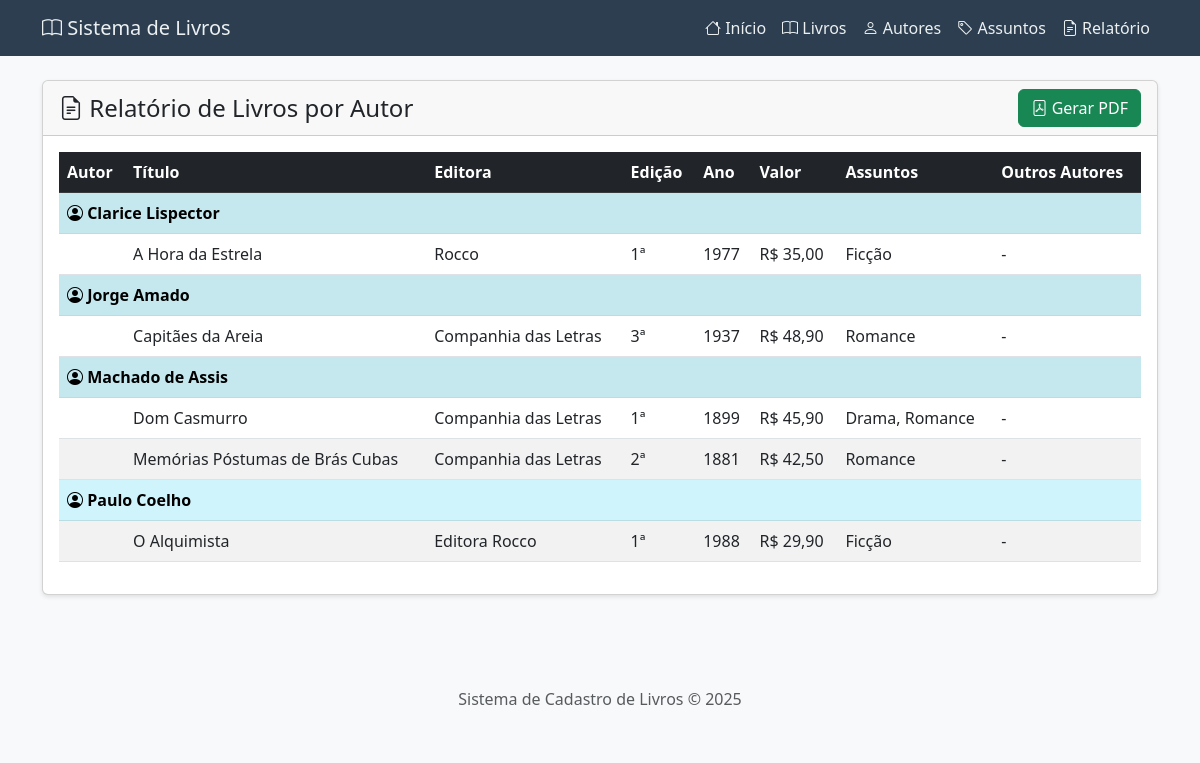
The app's page /relatorio with its own data.
### tables this page shows
CREATE TABLE IF NOT EXISTS Livro (
    Codl INT AUTO_INCREMENT PRIMARY KEY,         
    Titulo VARCHAR(40) NOT NULL,                  
    Editora VARCHAR(40) NOT NULL,               
    Edicao INT NOT NULL DEFAULT 1,               
    AnoPublicacao VARCHAR(4) NOT NULL,           
    Valor DECIMAL(10,2) NOT NULL DEFAULT 0.00,   
    INDEX idx_titulo (Titulo),                   
    INDEX idx_editora (Editora),
    INDEX idx_ano (AnoPublicacao)
);

### src/Controllers/BaseController.php (called while the page is built, shortened)
<?php
abstract class BaseController
{
    protected function render(string $view, array $data = []): void
    {
        extract($data);
        include __DIR__ . '/../Views/layout/header.php';
        include __DIR__ . "/../Views/{$view}.php";
        include __DIR__ . '/../Views/layout/footer.php';
    }
}

### src/Controllers/RelatorioController.php (called while the page is built, shortened)
<?php
class RelatorioController extends BaseController
{
    private RelatorioService $relatorioService;
    public function __construct()
    {
        $this->relatorioService = new RelatorioService();
    }
    public function index(): void
    {
        $dados = $this->relatorioService->getLivrosPorAutor();
        $this->render('relatorio/index', ['dados' => $dados]);
    }
}

### public/index.php (called while the page is built, shortened)
<?php
$parts = explode('/', $_GET['route'] ?? 'home');
try {
    $action = $parts[1] ?? 'index';
    $id = isset($parts[2]) ? (int)$parts[2] : null;
    $controller = new $controllers[$route]();
    if ($id !== null) {
        $controller->$action($id);
    } else {
        $controller->$action();
    }
} catch (\RuntimeException $e) {
    http_response_code($e->getCode() ?: 500);
    $isJson = str_contains($_SERVER['HTTP_ACCEPT'] ?? '', 'application/json');
    if ($isJson) {
        header('Content-Type: application/json');
        echo json_encode(['success' => false, 'message' => $e->getMessage()]);
    } else {
        header('Content-Type: text/html');
        echo "Erro: " . htmlspecialchars($e->getMessage());
    }
} catch (\Exception $e) {
    error_log("Erro não tratado: " . $e->getMessage());
    http_response_code(500);
    echo "Erro interno do servidor.";
}

### src/Config/Env.php (called while the page is built, shortened)
<?php
class Env
{
    public static function get(string $key): string
    {
        $value = $_ENV[$key] ?? getenv($key);
        return (string) $value;
    }
}

### src/Config/App.php (called while the page is built, shortened)
<?php
class App
{
    public static function url(string $route = ''): string
    {
        return Env::get('BASE_URL') . '/' . trim($route, '/');
    }
}

### src/Database/Connection.php (called while the page is built, shortened)
<?php
class Connection
{
    private static ?PDO $instance = null;
    public static function getInstance(): PDO
    {
        if (self::$instance === null) {
            $dsn = sprintf(
                "mysql:host=%s;dbname=%s;charset=utf8mb4",
                \App\Config\Env::get('DB_HOST'),
                \App\Config\Env::get('DB_DATABASE')
            );
            self::$instance = new PDO(
                $dsn,
                \App\Config\Env::get('DB_USERNAME'),
                \App\Config\Env::get('DB_PASSWORD')
            );
        }
        return self::$instance;
    }
}

### src/Services/RelatorioService.php (called while the page is built, shortened)
<?php
class RelatorioService
{
    private PDO $db;
    public function __construct()
    {
        $this->db = Connection::getInstance();
    }
    public function getLivrosPorAutor(): array
    {
        $sql = "SELECT * FROM vw_livros_por_autor ORDER BY NomeAutor, Titulo";
        $stmt = $this->db->query($sql);
        return $stmt->fetchAll();
    }
}

### src/Views/relatorio/index.php (the view)
<div class="row">
    <div class="col-12">
        <div class="card">
            <div class="card-header d-flex justify-content-between align-items-center">
                <h4 class="mb-0"><i class="bi bi-file-earmark-text"></i> Relatório de Livros por Autor</h4>
                <a href="<?= $url('relatorio/exportar') ?>" class="btn btn-success">
                    <i class="bi bi-file-pdf"></i> Gerar PDF
                </a>
            </div>
            <div class="card-body">
                <div class="table-responsive">
                    <table class="table table-striped table-hover">
                        <thead class="table-dark">
                            <tr>
                                <th>Autor</th>
                                <th>Título</th>
                                <th>Editora</th>
                                <th>Edição</th>
                                <th>Ano</th>
                                <th>Valor</th>
                                <th>Assuntos</th>
                                <th>Outros Autores</th>
                            </tr>
                        </thead>
                        <tbody>
                            <?php if (empty($dados)): ?>
                                <tr><td colspan="8" class="text-center">Nenhum dado encontrado.</td></tr>
                            <?php else: ?>
                                <?php
                                $autorAtual = '';
                                foreach ($dados as $row):
                                    if ($row['NomeAutor'] !== $autorAtual):
                                        $autorAtual = $row['NomeAutor'];
                                ?>
                                    <tr class="table-info">
                                        <td colspan="8" class="fw-bold">
                                            <i class="bi bi-person-circle"></i> <?= htmlspecialchars($autorAtual) ?>
                                        </td>
                                    </tr>
                                <?php endif; ?>
                                    <tr>
                                        <td></td>
                                        <td><?= htmlspecialchars($row['Titulo']) ?></td>
                                        <td><?= htmlspecialchars($row['Editora']) ?></td>
                                        <td><?= htmlspecialchars($row['Edicao']) ?>ª</td>
                                        <td><?= htmlspecialchars($row['AnoPublicacao']) ?></td>
                                        <td>R$ <?= number_format($row['Valor'], 2, ',', '.') ?></td>
                                        <td><?= htmlspecialchars($row['Assuntos'] ?? '-') ?></td>
                                        <td><?= htmlspecialchars($row['OutrosAutores'] ?? '-') ?></td>
                                    </tr>
                                <?php endforeach; ?>
                            <?php endif; ?>
                        </tbody>
                    </table>
                </div>
            </div>
        </div>
    </div>
</div>

### src/Views/layout/header.php (style rules this page uses)
body { background-color: #f8f9fa; }
.card { box-shadow: 0 2px 4px rgba(0,0,0,0.1); margin-bottom: 20px; }

### records on screen
livro: autorAtual "Clarice Lispector", Titulo "A Hora da Estrela", Editora "Rocco", Edicao "1", AnoPublicacao "1977", Valor "35,00", Assuntos "Ficção", OutrosAutores "-"
livro: autorAtual "Jorge Amado", Titulo "Capitães da Areia", Editora "Companhia das Letras", Edicao "3", AnoPublicacao "1937", Valor "48,90", Assuntos "Romance", OutrosAutores "-"
livro: autorAtual "Machado de Assis", Titulo "Dom Casmurro", Editora "Companhia das Letras", Edicao "1", AnoPublicacao "1899", Valor "45,90", Assuntos "Drama, Romance", OutrosAutores "-"
livro: Titulo "Memórias Póstumas de Brás Cubas", Editora "Companhia das Letras", Edicao "2", AnoPublicacao "1881", Valor "42,50", Assuntos "Romance", OutrosAutores "-"
livro: autorAtual "Paulo Coelho", Titulo "O Alquimista", Editora "Editora Rocco", Edicao "1", AnoPublicacao "1988", Valor "29,90", Assuntos "Ficção", OutrosAutores "-"
